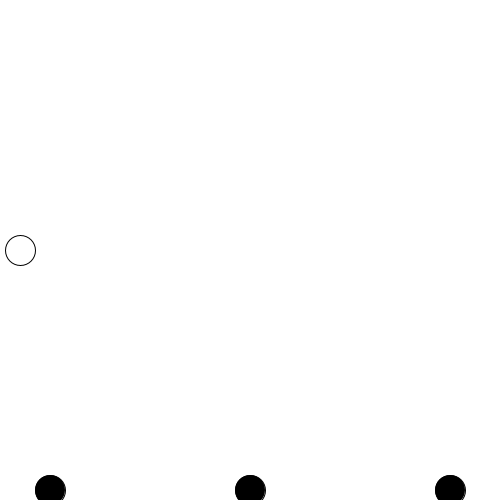
Frame 1 (no input)
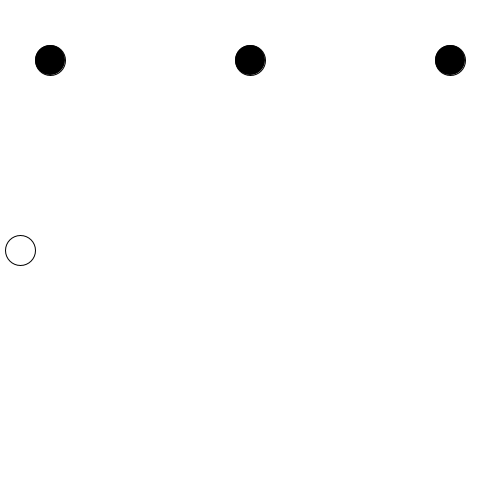
Frame 60 (the mouse pressed at the canvas centre just before this capture)
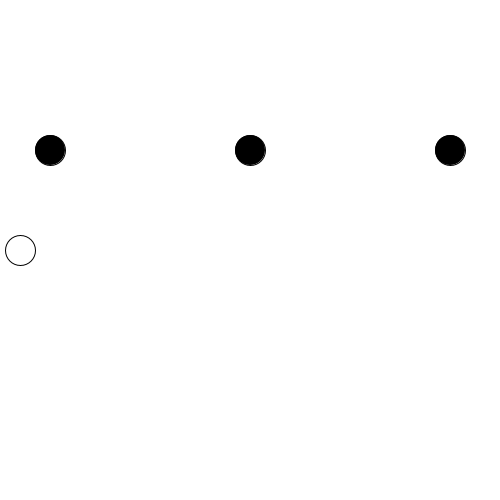
Frame 120 (the mouse held since frame 60 and released just before this capture)

The Processing sketch that drew these frames (run headless with seeded random() and noise(); from frame 60 on, the mouse is pressed at the canvas centre):

// Processing sketch: FroggerTemplate
// ── FroggerTemplate.pde
int x, y;
float ox, oy;
int cc1, cc2, cc3, cc4; 

void setup () {
  //Setup
  size (500, 500);
  frameRate (60);
  background (255);
  ellipseMode (CENTER);
  smooth ();

  //Starting Coordinates
  x = 20;
  y = 250;
  ox = 250;
  oy = 490;
}

void draw () {

  //Movement
  if (cc1 >= -1 && cc2 >= -1 && cc3 >=-1 && cc4 >=-1) {
    if (keyPressed) {
      if (key == 'w') y = y - 3;
    } else y = y + 0;

    if (keyPressed) {
      if (key == 's') y = y + 3;
    } else y = y + 0;

    if (keyPressed) {
      if (key == 'a') x = x - 3;
    } else x = x + 0;

    if (keyPressed) {
      if (key == 'd') x = x + 3;
    } else x = x + 0;
  } else {
    x = 20;
    y = 250;
  }

  //Collision
  cc1 = get (x, y + 21);
  cc2 = get (x, y - 21);
  cc3 = get (x - 21, y);
  cc4 = get (x + 21, y);

  //Player
  background (255);
  fill (255);
  ellipse (x, y, 30, 30);
  fill (0);

  //Obstacles
  ellipse (ox, oy, 30, 30);
  ellipse (ox - 200, oy, 30, 30);
  ellipse (ox + 200, oy, 30, 30);
  if (oy >= height) oy = 0;
  else oy = oy + 10;
}
